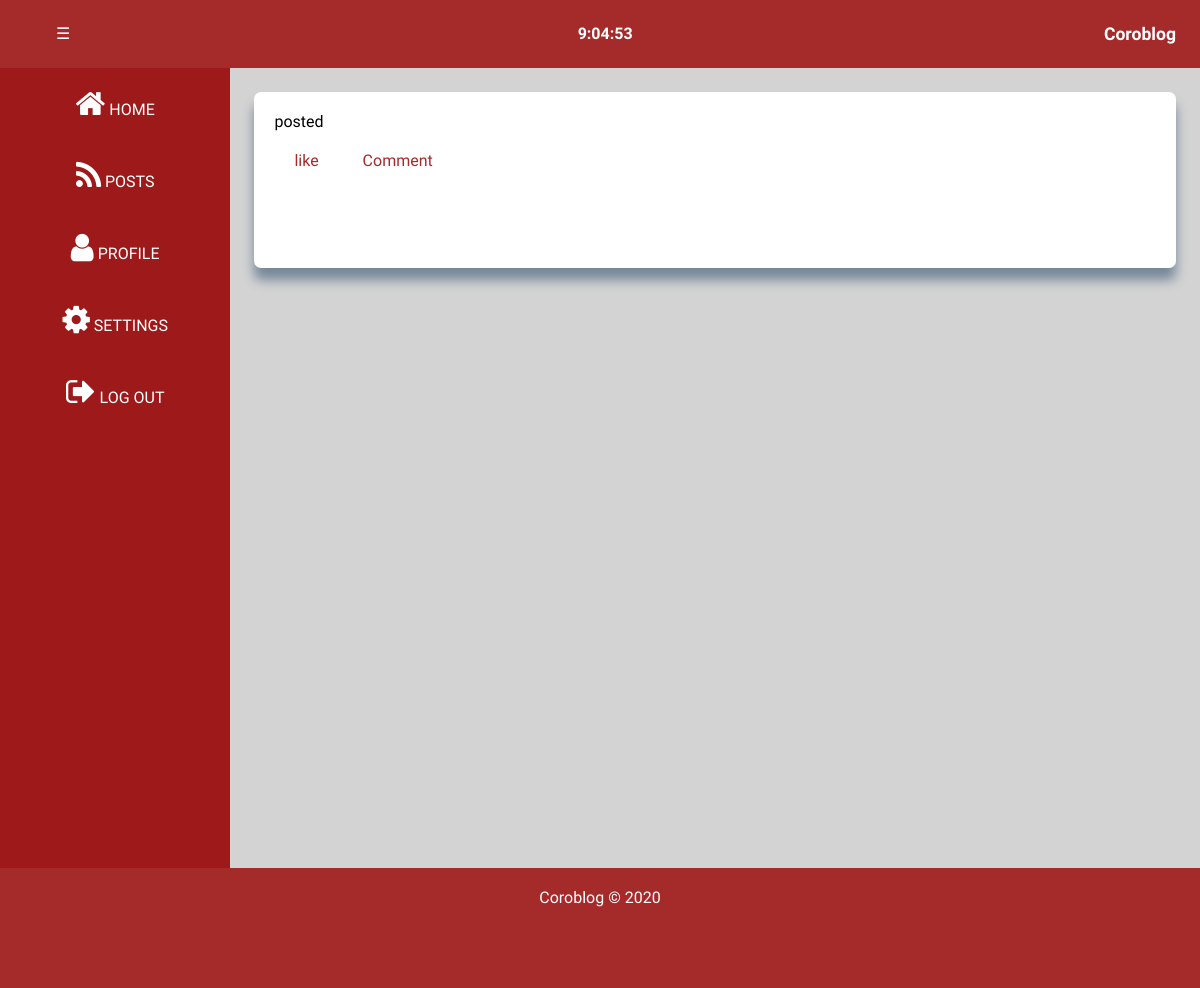
Before: /details/hello-world/ (signed in) with the older database file.
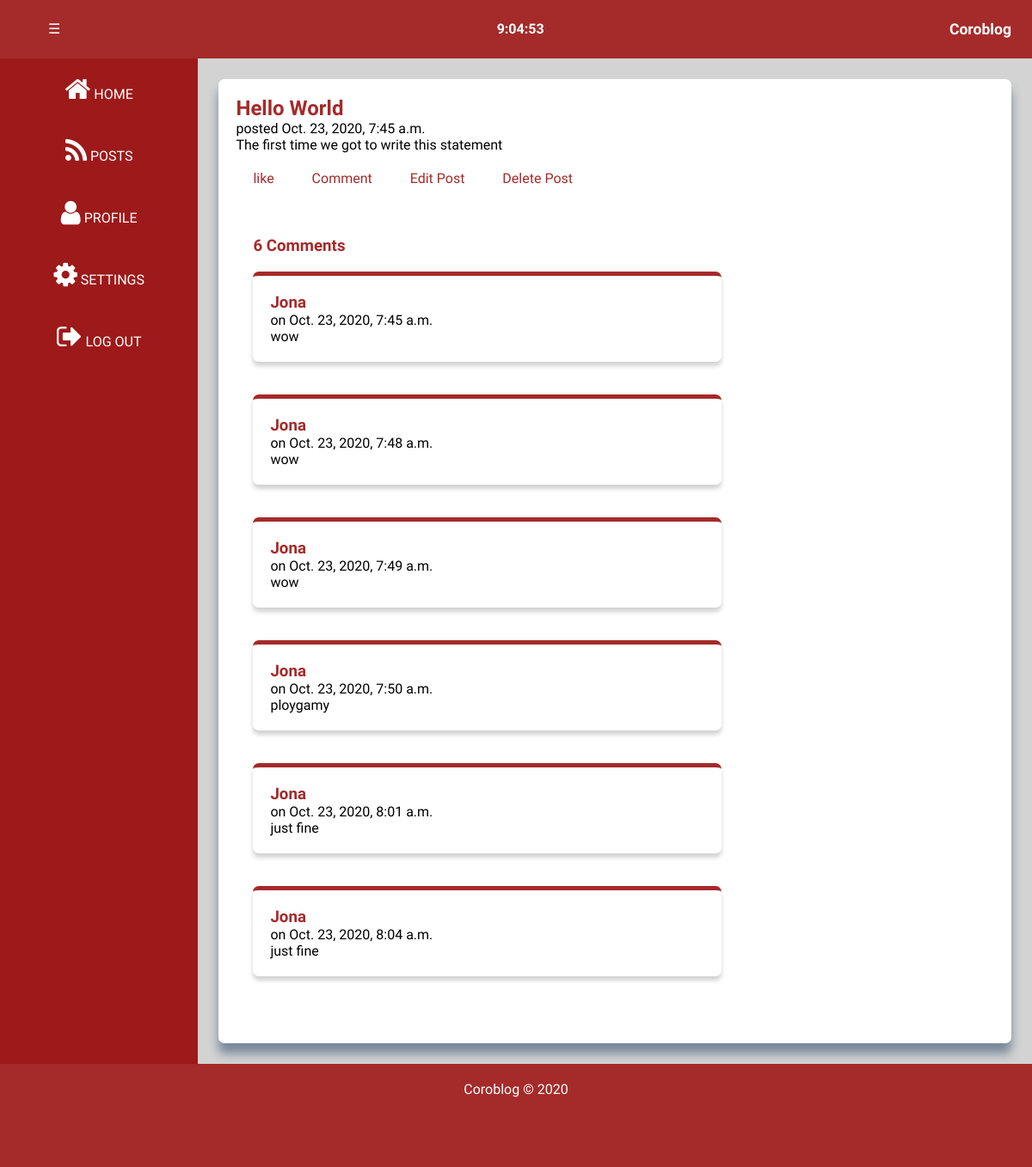
After: the same page with the newer database file.
### blog/models.py (models this page shows, shortened)
class Post(models.Model):
    STATUS_CHOICES=(
        ('draft','Draft'),
        ('published','Published'),
    )
    author=models.ForeignKey(User,on_delete=models.CASCADE,related_name='blog_posts')
    title=models.CharField(max_length=250)
    slug=models.SlugField(max_length=250,unique_for_date='publish',db_index=True)
    body=models.TextField()
    publish=models.DateTimeField(default=timezone.now)
    created=models.DateTimeField(auto_now_add=True)
    updated=models.DateTimeField(auto_now=True)
    status=models.CharField(max_length=250,choices=STATUS_CHOICES,default='draft')
    class Meta:
        ordering=['-publish']
    objects=models.Manager()
    published=PublishedModelManager()

class Comment(models.Model):
    post=models.ForeignKey(
        Post,
        on_delete=models.CASCADE,
        related_name='post'
    )
    author=models.ForeignKey(User,
        on_delete=models.CASCADE,
        related_name='authors'
    )
    body=models.TextField()
    created=models.DateTimeField(auto_now_add=True)
    ordering=('created',)

### blog/views.py (the view)
# urls.py: path('details/<slug>/',views.post_details,name='post_details'),
@login_required
def post_details(request,slug):
    post=Post.objects.filter(slug=slug).first()
    comments=Comment.objects.filter(post=post).all()
    form=CommentForm()
    if request.method == "POST":
        form=CommentForm(request.POST)
        if form.is_valid():
            obj=form.save(commit=False)
            obj.post=post
            obj.author=request.user
            obj.save()
            form=CommentForm()
    else:
        form=CommentForm()
    context={
        'post':post,
        'form':form,
        'comments':comments
    }
    return render(request,'blog/postdetails.html',context)

### blog/templates/blog/postdetails.html (shortened to what this page needs)
{% extends 'blog/postlogin.html' %}
{% block content %}
    <div class="post">
        <h1 class="post-title">{{ post.title }}</h1>
        <p>posted {{post.publish}}</p>
        <div class="body">
            {{post.body}}
        </div>
        <div class="post-options">
            <a href="" class="like">like</a>
            <a href="#" class="" id="like-btn">Comment</a>
            {% if post.author == user %}
                <a href="/edit_post/{{post.slug}}">Edit Post</a>
                <a href="/delete_post/{{post.pk}}">Delete Post</a>
            {% endif %}
        </div>
        <br><br>
        <div class="comments">
          {% if comments%}
              <h3 class="post-title">{{comments.count}} Comments</h3>
              <br>
          {% endif%}
          {% for comment in comments%}
            <div class="comment">
              <h3 class="post-title">{{comment.author}}</h3> on {{comment.created}}
              <p>{{comment.body}}</p>
            </div>
            <br><br>
          {% endfor%}
        </div>
    </div>
{% endblock content %}

### blog/templates/blog/postlogin.html (shortened to what this page needs)
{% load static %}
<!DOCTYPE html>
<html lang="en">
<head>
    <link rel="stylesheet" href="{% static 'blog/main.css' %}">
    <link rel="stylesheet" href="https://stackpath.bootstrapcdn.com/font-awesome/4.7.0/css/font-awesome.min.css">
</head>
<body onload="startTime()">
    <section class="header">
        <nav>
            <div class="links">
                <a href="#" id="open-btn">&#9776;</a>
            </div>
            <div  style="font-weight: bolder;">
                <span id=txt></span>
            </div>
            <div class="logo">
                <a href="{% url 'blog:user_home' %}" style="color: white;">Coroblog</a>
            </div>
        </nav>
    </section>
    <section id="container">
        <div class="side-bar">
            <a href="{% url 'blog:user_home' %}" class="side-bar-link" >
                <i class="fa fa-home  fa-2x "></i> home</a>
            <a href="{% url 'blog:user_posts' %}" class="side-bar-link">
                <i class="fa fa-rss  fa-2x  "></i> Posts</a>
            <a href="" class="side-bar-link">
                <i class="fa fa-user fa-2x"></i> profile</a>
            <a href="" class="side-bar-link"><i class="fa fa-cog fa-2x   "></i>  settings</a>
            <a href="{% url 'blog:logout' %}" class="side-bar-link"><i class="fa fa-sign-out  fa-2x  "></i> log out</a>
        </div>
        <div class="left">
            {% block content %}
            {% endblock content %}
        </div>
    </section>
    <footer  class="footer mt-auto py-3">
        <center class="text-muted">
            Coroblog &copy;
        </center>
    </footer>
</body>
</html>

### blog/static/blog/main.css (style rules this page uses)
:root { --primary-color:brown; }
* { padding: 0; margin: 0; font-family: 'Ubuntu', sans-serif; }
a { text-decoration: none; outline:none ; }
.logo { font-weight: bold; font-size: 1.1rem; }
nav { display: flex; justify-content: space-between; padding: 1.5em; background-color: var(--primary-color); color: white; }
.links a { color: white; padding: 2em; text-transform: uppercase; }
body { overflow-x: hidden; }
.left { padding: 2%; width: 80%; background-color: lightgray; }
.post { padding: 20px; box-shadow: 0 12px 12px 0 lightslategray; border-radius: 7px; background-color: white; }
.post-title { text-transform: capitalize; color: var(--primary-color); }
.post-options { margin-top: 20px; ; }
.post-options a { padding: 20px; color: var(--primary-color) }
.side-bar { width: 20%; text-align: center; transition: 1.8s all; background-color: rgb(158, 25, 25); }
#container { min-height: 100vh; display: flex; }
.side-bar a { color: white; display: block; padding: 20px; text-transform: uppercase; transition: all 1.6s; }
.comments { padding:20px; }
.comment { padding:20px; box-shadow: 0 5px 5px lightgray; border-radius: 7px; border-top: 5px solid var(--primary-color); width: 60%; }
footer { background-color: var(--primary-color); height: 10vh; padding: 20px; color: white; }

Changed rows visible on the page:
added Post: title "Hello World", publish "Oct. 23, 2020, 7:45 a.m.", body "The first time we got to write this statement"
added Comment: author "Jona", created "Oct. 23, 2020, 7:45 a.m.", body "wow"
added Comment: author "Jona", created "Oct. 23, 2020, 7:48 a.m.", body "wow"
added Comment: author "Jona", created "Oct. 23, 2020, 7:49 a.m.", body "wow"
added Comment: author "Jona", created "Oct. 23, 2020, 7:50 a.m.", body "ploygamy"
added Comment: author "Jona", created "Oct. 23, 2020, 8:01 a.m.", body "just fine"
added Comment: author "Jona", created "Oct. 23, 2020, 8:04 a.m.", body "just fine"
Other visible differences:
{{ comments.count }}: (not shown) → "6"
text now shown: "Edit Post Delete Post Comments"
